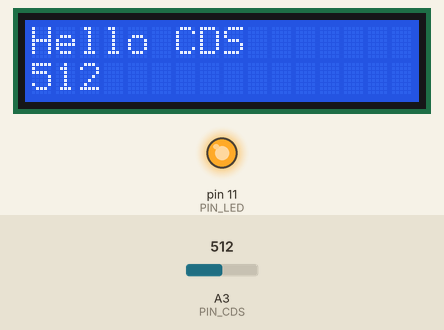
Simulated run of this sketch. Board: Arduino Uno, built with avr-gcc and run on an emulated ATmega328P. On the bench: 16×2 character LCD, output pins drawn as LEDs (lit = HIGH). The test bench sets the inputs (shaded band); at power-on: A3 (PIN_CDS) = 512. What the sketch prints to the serial monitor is not drawn.

Above: at 1.2 s.
1.3 s: A3 (PIN_CDS) set to 210
At 2.9 s:
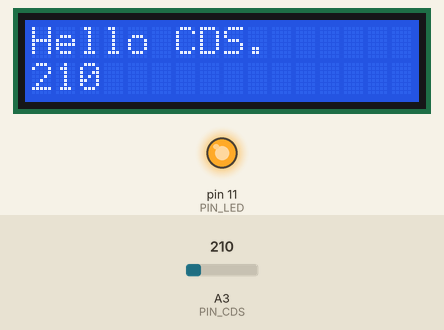
4.6 s: A3 (PIN_CDS) set to 191
At 6.7 s:
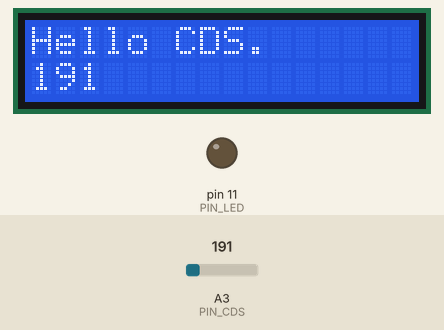
10.6 s: A3 (PIN_CDS) set to 122
At 12.6 s:
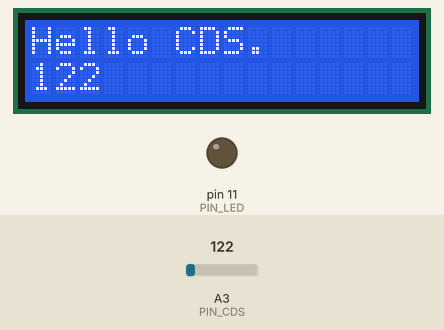
Timing chart, 0 to 14.1 s (numbered marks = the images above; inputs shaded):
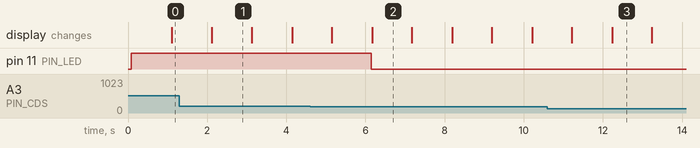

The sketch:

LCDAndCDS.ino
```cpp
#include <Wire.h>
#include <LiquidCrystal_I2C.h>  // NewLiquidCrystal library

#define PIN_LED 11
#define PIN_CDS A3

LiquidCrystal_I2C lcd(0x27, 16, 2); // 0x27或0x3F 這是 LCD 在I2C中的地址, 16,2 表示 LCD 的螢幕大小

void setup() {
  Serial.begin(9600);
  pinMode(PIN_LED, OUTPUT);
  pinMode(PIN_CDS, INPUT_PULLUP);

  lcd.init(); // LCD 初始
  lcd.backlight(); // 開啟背光
  lcd.clear(); // 清空 LCD
  lcd.setCursor(0, 0); //Start at character 0 on line 0
  lcd.print("Hello CDS") ;
}

void loop() {
  int cds = analogRead(PIN_CDS)  ;
  Serial.println(cds);
  if(cds >= 200) {
    digitalWrite(PIN_LED, HIGH);
  } else {
    digitalWrite(PIN_LED, LOW);
  }
  lcd.setCursor(0, 1);
  lcd.print("                ") ;
  lcd.setCursor(0, 1);
  lcd.print(cds);
  lcd.setCursor(9, 0);
  lcd.print(".") ;
  delay(1000);
  lcd.setCursor(9, 0);
  lcd.print(" ") ;
  delay(1000);
}
```

Measured:
- the behaviour switches between 200 and 199 on A3 (PIN_CDS) (found by bisection; images 1 and 2)
- after the input at 1.3 s, the display: changes after 0.82 s (image 1)
- after the input at 4.6 s, pin 11 (PIN_LED): HIGH → LOW after 1.5 s; the display: first differs from a run without the input after 1.6 s (image 2)
- after the input at 10.6 s, the display: first differs from a run without the input after 1.6 s (image 3)
